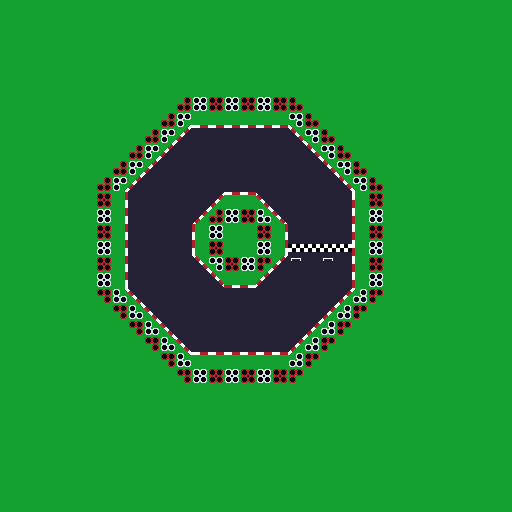

The image is a tile-based game level rendered from a .tmx file. Its description and complete source (layers, tilesets, objects, tile grids) follow:
An orthogonal 32x32 tile map with 16x16 px tiles, 2 tile layers (level, walls) and 4 objects (0, 1, 2, 3).

<map version="1.8" tiledversion="1.8.2" orientation="orthogonal" renderorder="right-down" width="32" height="32" tilewidth="16" tileheight="16" infinite="0" nextlayerid="4" nextobjectid="6">
 <properties>
  <property name="Laps" type="int" value="2" />
 </properties>
 <tileset firstgid="1" source="tileset.tsx" />
 <objectgroup id="3" name="checkpoints">
  <object id="1" name="0" x="272" y="240" width="96" height="16" />
  <object id="2" name="1" x="224" y="112" width="16" height="96" />
  <object id="4" name="2" x="112" y="240" width="96" height="16" />
  <object id="5" name="3" x="240" y="272" width="16" height="96" />
 </objectgroup>
 <layer id="1" name="level" width="32" height="32">
  <data encoding="csv">
50,50,50,50,50,50,50,50,50,50,50,50,50,50,50,50,50,50,50,50,50,50,50,50,50,50,50,50,50,50,50,50,
50,50,50,50,50,50,50,50,50,50,50,50,50,50,50,50,50,50,50,50,50,50,50,50,50,50,50,50,50,50,50,50,
50,50,50,50,50,50,50,50,50,50,50,50,50,50,50,50,50,50,50,50,50,50,50,50,50,50,50,50,50,50,50,50,
50,50,50,50,50,50,50,50,50,50,50,50,50,50,50,50,50,50,50,50,50,50,50,50,50,50,50,50,50,50,50,50,
50,50,50,50,50,50,50,50,50,50,50,50,50,50,50,50,50,50,50,50,50,50,50,50,50,50,50,50,50,50,50,50,
50,50,50,50,50,50,50,50,50,50,50,50,50,50,50,50,50,50,50,50,50,50,50,50,50,50,50,50,50,50,50,50,
50,50,50,50,50,50,50,50,50,50,50,50,50,50,50,50,50,50,50,50,50,50,50,50,50,50,50,50,50,50,50,50,
50,50,50,50,50,50,50,50,50,50,50,5,53,53,53,53,53,53,6,50,50,50,50,50,50,50,50,50,50,50,50,50,
50,50,50,50,50,50,50,50,50,50,4,17,1,1,1,1,1,1,18,6,50,50,50,50,50,50,50,50,50,50,50,50,
50,50,50,50,50,50,50,50,50,4,17,1,1,1,1,1,1,1,1,18,7,50,50,50,50,50,50,50,50,50,50,50,
50,50,50,50,50,50,50,50,4,17,1,1,1,1,1,1,1,1,1,1,18,19,50,50,50,50,50,50,50,50,50,50,
50,50,50,50,50,50,50,16,17,1,1,1,1,1,1,1,1,1,1,1,1,18,19,50,50,50,50,50,50,50,50,50,
50,50,50,50,50,50,50,32,1,1,1,1,1,30,65,65,29,1,1,1,1,1,21,50,50,50,50,50,50,50,50,50,
50,50,50,50,50,50,50,32,1,1,1,1,30,43,50,50,40,29,1,1,1,1,21,50,50,50,50,50,50,50,50,50,
50,50,50,50,50,50,50,32,1,1,1,1,33,50,50,50,50,32,1,1,1,1,21,50,50,50,50,50,50,50,50,50,
50,50,50,50,50,50,50,32,1,1,1,1,33,50,50,50,50,32,2,2,2,2,21,50,50,50,50,50,50,50,50,50,
50,50,50,50,50,50,50,32,1,1,1,1,18,7,50,50,4,17,57,1,57,1,21,50,50,50,50,50,50,50,50,50,
50,50,50,50,50,50,50,32,1,1,1,1,1,18,54,54,17,1,1,1,1,1,21,50,50,50,50,50,50,50,50,50,
50,50,50,50,50,50,50,28,29,1,1,1,1,1,1,1,1,1,1,1,1,30,31,50,50,50,50,50,50,50,50,50,
50,50,50,50,50,50,50,50,28,29,1,1,1,1,1,1,1,1,1,1,30,43,50,50,50,50,50,50,50,50,50,50,
50,50,50,50,50,50,50,50,50,40,29,1,1,1,1,1,1,1,1,30,43,50,50,50,50,50,50,50,50,50,50,50,
50,50,50,50,50,50,50,50,50,50,41,29,1,1,1,1,1,1,30,43,50,50,50,50,50,50,50,50,50,50,50,50,
50,50,50,50,50,50,50,50,50,50,50,41,65,65,65,65,65,65,42,50,50,50,50,50,50,50,50,50,50,50,50,50,
50,50,50,50,50,50,50,50,50,50,50,50,50,50,50,50,50,50,50,50,50,50,50,50,50,50,50,50,50,50,50,50,
50,50,50,50,50,50,50,50,50,50,50,50,50,50,50,50,50,50,50,50,50,50,50,50,50,50,50,50,50,50,50,50,
50,50,50,50,50,50,50,50,50,50,50,50,50,50,50,50,50,50,50,50,50,50,50,50,50,50,50,50,50,50,50,50,
50,50,50,50,50,50,50,50,50,50,50,50,50,50,50,50,50,50,50,50,50,50,50,50,50,50,50,50,50,50,50,50,
50,50,50,50,50,50,50,50,50,50,50,50,50,50,50,50,50,50,50,50,50,50,50,50,50,50,50,50,50,50,50,50,
50,50,50,50,50,50,50,50,50,50,50,50,50,50,50,50,50,50,50,50,50,50,50,50,50,50,50,50,50,50,50,50,
50,50,50,50,50,50,50,50,50,50,50,50,50,50,50,50,50,50,50,50,50,50,50,50,50,50,50,50,50,50,50,50,
50,50,50,50,50,50,50,50,50,50,50,50,50,50,50,50,50,50,50,50,50,50,50,50,50,50,50,50,50,50,50,50,
50,50,50,50,50,50,50,50,50,50,50,50,50,50,50,50,50,50,50,50,50,50,50,50,50,50,50,50,50,50,50,50
</data>
 </layer>
 <layer id="2" name="walls" width="32" height="32">
  <data encoding="csv">
0,0,0,0,0,0,0,0,0,0,0,0,0,0,0,0,0,0,0,0,0,0,0,0,0,0,0,0,0,0,0,0,
0,0,0,0,0,0,0,0,0,0,0,0,0,0,0,0,0,0,0,0,0,0,0,0,0,0,0,0,0,0,0,0,
0,0,0,0,0,0,0,0,0,0,0,0,0,0,0,0,0,0,0,0,0,0,0,0,0,0,0,0,0,0,0,0,
0,0,0,0,0,0,0,0,0,0,0,0,0,0,0,0,0,0,0,0,0,0,0,0,0,0,0,0,0,0,0,0,
0,0,0,0,0,0,0,0,0,0,0,0,0,0,0,0,0,0,0,0,0,0,0,0,0,0,0,0,0,0,0,0,
0,0,0,0,0,0,0,0,0,0,0,0,0,0,0,0,0,0,0,0,0,0,0,0,0,0,0,0,0,0,0,0,
0,0,0,0,0,0,0,0,0,0,0,10,59,23,59,23,59,23,12,0,0,0,0,0,0,0,0,0,0,0,0,0,
0,0,0,0,0,0,0,0,0,0,10,72,0,0,0,0,0,0,70,12,0,0,0,0,0,0,0,0,0,0,0,0,
0,0,0,0,0,0,0,0,0,10,72,0,0,0,0,0,0,0,0,70,12,0,0,0,0,0,0,0,0,0,0,0,
0,0,0,0,0,0,0,0,10,72,0,0,0,0,0,0,0,0,0,0,70,12,0,0,0,0,0,0,0,0,0,0,
0,0,0,0,0,0,0,10,72,0,0,0,0,0,0,0,0,0,0,0,0,70,12,0,0,0,0,0,0,0,0,0,
0,0,0,0,0,0,10,72,0,0,0,0,0,0,0,0,0,0,0,0,0,0,70,12,0,0,0,0,0,0,0,0,
0,0,0,0,0,0,23,0,0,0,0,0,0,0,0,0,0,0,0,0,0,0,0,23,0,0,0,0,0,0,0,0,
0,0,0,0,0,0,59,0,0,0,0,0,0,10,59,23,48,0,0,0,0,0,0,59,0,0,0,0,0,0,0,0,
0,0,0,0,0,0,23,0,0,0,0,0,0,59,0,0,23,0,0,0,0,0,0,23,0,0,0,0,0,0,0,0,
0,0,0,0,0,0,59,0,0,0,0,0,0,23,0,0,59,0,0,0,0,0,0,59,0,0,0,0,0,0,0,0,
0,0,0,0,0,0,23,0,0,0,0,0,0,70,23,59,36,0,0,0,0,0,0,23,0,0,0,0,0,0,0,0,
0,0,0,0,0,0,59,0,0,0,0,0,0,0,0,0,0,0,0,0,0,0,0,59,0,0,0,0,0,0,0,0,
0,0,0,0,0,0,34,48,0,0,0,0,0,0,0,0,0,0,0,0,0,0,46,36,0,0,0,0,0,0,0,0,
0,0,0,0,0,0,0,34,48,0,0,0,0,0,0,0,0,0,0,0,0,46,36,0,0,0,0,0,0,0,0,0,
0,0,0,0,0,0,0,0,34,48,0,0,0,0,0,0,0,0,0,0,46,36,0,0,0,0,0,0,0,0,0,0,
0,0,0,0,0,0,0,0,0,34,48,0,0,0,0,0,0,0,0,46,36,0,0,0,0,0,0,0,0,0,0,0,
0,0,0,0,0,0,0,0,0,0,34,48,0,0,0,0,0,0,46,36,0,0,0,0,0,0,0,0,0,0,0,0,
0,0,0,0,0,0,0,0,0,0,0,34,59,23,59,23,59,23,36,0,0,0,0,0,0,0,0,0,0,0,0,0,
0,0,0,0,0,0,0,0,0,0,0,0,0,0,0,0,0,0,0,0,0,0,0,0,0,0,0,0,0,0,0,0,
0,0,0,0,0,0,0,0,0,0,0,0,0,0,0,0,0,0,0,0,0,0,0,0,0,0,0,0,0,0,0,0,
0,0,0,0,0,0,0,0,0,0,0,0,0,0,0,0,0,0,0,0,0,0,0,0,0,0,0,0,0,0,0,0,
0,0,0,0,0,0,0,0,0,0,0,0,0,0,0,0,0,0,0,0,0,0,0,0,0,0,0,0,0,0,0,0,
0,0,0,0,0,0,0,0,0,0,0,0,0,0,0,0,0,0,0,0,0,0,0,0,0,0,0,0,0,0,0,0,
0,0,0,0,0,0,0,0,0,0,0,0,0,0,0,0,0,0,0,0,0,0,0,0,0,0,0,0,0,0,0,0,
0,0,0,0,0,0,0,0,0,0,0,0,0,0,0,0,0,0,0,0,0,0,0,0,0,0,0,0,0,0,0,0,
0,0,0,0,0,0,0,0,0,0,0,0,0,0,0,0,0,0,0,0,0,0,0,0,0,0,0,0,0,0,0,0
</data>
 </layer>
</map>
